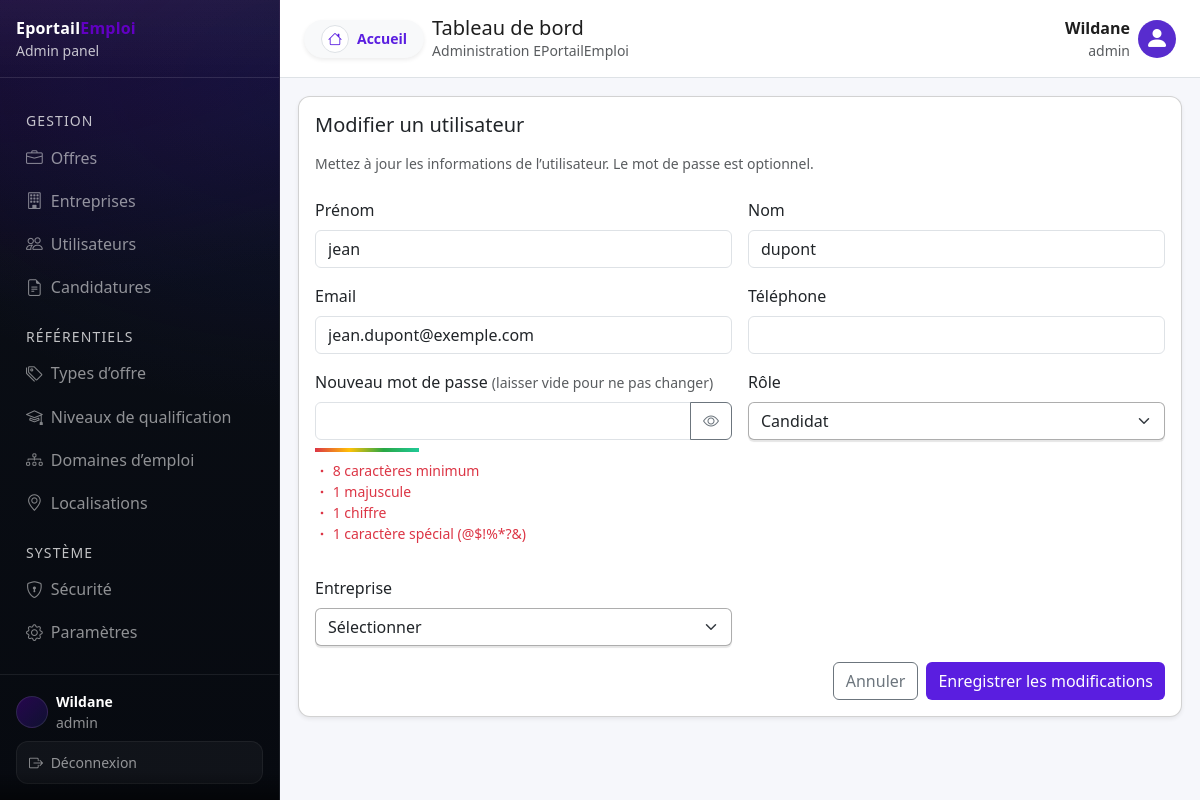
Page /admin/users/edit?id=1 (signed in) on the committed database.
### tables this page shows
CREATE TABLE IF NOT EXISTS `users` (
  `id` int NOT NULL AUTO_INCREMENT,
  `prenom` varchar(100) DEFAULT NULL,
  `nom` varchar(100) DEFAULT NULL,
  `email` varchar(150) NOT NULL,
  `mot_de_passe` varchar(255) NOT NULL,
  `telephone` varchar(30) DEFAULT NULL,
  `role` enum('candidat','recruteur','gestionnaire','admin') NOT NULL,
  `entreprise_id` int DEFAULT NULL,
  `date_creation` datetime DEFAULT CURRENT_TIMESTAMP,
  `dernier_acces` datetime DEFAULT NULL,
  PRIMARY KEY (`id`),
  UNIQUE KEY `email` (`email`),
  KEY `fk_users_entreprise` (`entreprise_id`)
);

### app/Modules/Auth/UserController.php (called while the page is built, shortened)
<?php
class UserController
{
    private function makeUserService(): UserService
    {
        $pdo  = Database::getConnection();
        $repo = new UserRepository($pdo);
        return new UserService($repo);
    }
    private function renderDashboard(string $view, array $params = []): void
    {
        extract($params);
        require __DIR__ . "/../../../views/users/{$view}.php";
        require __DIR__ . "/../../../views/layouts/dashboard.php";
    }
    public function editForm(): void
    {
        $id = (int)($_GET['id'] ?? 0);
        $service = $this->makeUserService();
        $user    = $service->getUser($id);
        $entreprises= $service->getAllEntreprises();
        $entreprisesData=$entreprises['data'] ?? [];
        $this->renderDashboard("edit", [
            "title" => "Modifier un utilisateur",
            "user"  => $user['data'],
            'entreprises' => $entreprisesData
        ]);
    }
}

### app/Core/Router.php (called while the page is built, shortened)
<?php
class Router
{
    private array $routes = [];
    public function get(string $path, string $action): void
    {
        $this->routes['GET'][$path] = $action;
    }
    public function post(string $path, string $action): void
    {
        $this->routes['POST'][$path] = $action;
    }
    public function run(): void
    {
        $method = $_SERVER['REQUEST_METHOD'] ?? 'GET';
        $uri    = $_SERVER['REQUEST_URI'] ?? '/';
        $path = parse_url($uri, PHP_URL_PATH) ?: '/';
        $action = $this->routes[$method][$path];
        [$class, $methodName] = explode('@', $action);
        $controller = new $class();
        $controller->$methodName();
    }
}

### public/index.php (called while the page is built, shortened)
<?php
$router = new Router();
$router->get('/', 'App\\Modules\\Home\\HomeController@index');
$router->get('/mentions-legales', 'App\\Modules\\Home\\HomeController@mentionsLegales');
$router->get('/contact', 'App\\Modules\\Home\\HomeController@contact');
$router->get('/centre-aide', 'App\\Modules\\Home\\HomeController@centreAide');
$router->get('/a-propos', 'App\\Modules\\Home\\HomeController@aPropos');
$router->get('/maintenance', 'App\\Modules\\Home\\HomeController@maintenance');
$router->get('/500', 'App\\Modules\\Home\\HomeController@error500');
$router->get('/login', 'App\\Modules\\Auth\\AuthController@showLogin');
$router->post('/login', 'App\\Modules\\Auth\\AuthController@login');
$router->get('/logout', 'App\\Modules\\Auth\\AuthController@logout');
$router->get('/register/candidat', 'App\\Modules\\Auth\\AuthController@showRegisterCandidat');
$router->post('/register/candidat', 'App\\Modules\\Auth\\AuthController@registerCandidat');
$router->get('/register/entreprise', 'App\\Modules\\Auth\\AuthController@showRegisterEntreprise');
$router->post('/register/entreprise', 'App\\Modules\\Auth\\AuthController@registerEntreprise');
$router->get('/password/forgot',       'App\\Modules\\Auth\\AuthController@showForgotPassword' );
$router->post('/password/forgot',       'App\\Modules\\Auth\\AuthController@ForgotPassword' );
$router->get('/password/reset',        'App\\Modules\\Auth\\AuthController@showResetPassword'  );
$router->post('/password/reset',       'App\\Modules\\Auth\\AuthController@resetPassword'      );
$router->get('/entreprises', 'App\\Modules\\Entreprise\\EntrepriseController@index');
$router->get('/entreprises/show', 'App\\Modules\\Entreprise\\EntrepriseController@show');
$router->get('/admin/entreprises', 'App\\Modules\\Entreprise\\EntrepriseController@adminIndex');
$router->get('/admin/entreprises/create', 'App\\Modules\\Entreprise\\EntrepriseController@createForm');
$router->post('/admin/entreprises/create', 'App\\Modules\\Entreprise\\EntrepriseController@create');
$router->get('/admin/entreprise/create', 'App\\Modules\\Entreprise\\EntrepriseController@createForm');
$router->post('/admin/entreprise/create', 'App\\Modules\\Entreprise\\EntrepriseController@create');
$router->get('/admin/entreprises/edit', 'App\\Modules\\Entreprise\\EntrepriseController@editForm');
$router->post('/admin/entreprises/edit', 'App\\Modules\\Entreprise\\EntrepriseController@update');
$router->post('/admin/entreprises/delete', 'App\\Modules\\Entreprise\\EntrepriseController@delete');
$router->get('/dashboard/entreprise/edit', 'App\\Modules\\Entreprise\\EntrepriseController@editForm');
$router->get('/admin/users', 'App\\Modules\\Auth\\UserController@adminIndex');
$router->get('/admin/users/create', 'App\\Modules\\Auth\\UserController@createForm');
$router->post('/admin/users/create', 'App\\Modules\\Auth\\UserController@create');
$router->get('/admin/users/edit', 'App\\Modules\\Auth\\UserController@editForm');
$router->post('/admin/users/edit', 'App\\Modules\\Auth\\UserController@update');
$router->post('/admin/users/delete', 'App\\Modules\\Auth\\UserController@delete');
$router->get('/dashboard/equipe', 'App\\Modules\\Auth\\UserController@gestionnaireIndex');
$router->get('/dashboard/equipe/create', 'App\\Modules\\Auth\\UserController@createForm');
$router->post('/dashboard/equipe/create', 'App\\Modules\\Auth\\UserController@create');
$router->get('/dashboard/equipe/edit', 'App\\Modules\\Auth\\UserController@editForm');
$router->post('/dashboard/equipe/edit', 'App\\Modules\\Auth\\UserController@update');
$router->post('/dashboard/equipe/delete', 'App\\Modules\\Auth\\UserController@delete');
$router->get('/dashboard/profil', 'App\\Modules\\Auth\\UserController@recruteurProfile');
$router->post('/dashboard/profil', 'App\\Modules\\Auth\\UserController@updateProfile');
$router->get('/offres', 'App\\Modules\\Offres\\OffresController@index');
$router->get('/offres/show', 'App\\Modules\\Offres\\OffresController@show');
$router->get('/offres/partial', 'App\\Modules\\Offres\\OffresController@publicPartial');
$router->get('/admin/offres', 'App\\Modules\\Offres\\OffresController@adminIndex');
$router->get('/admin/offres/create', 'App\\Modules\\Offres\\OffresController@createForm');
$router->post('/admin/offres/create', 'App\\Modules\\Offres\\OffresController@create');
$router->get('/admin/offres/edit', 'App\\Modules\\Offres\\OffresController@editForm');
$router->post('/admin/offres/edit', 'App\\Modules\\Offres\\OffresController@update');
$router->post('/admin/offres/delete', 'App\\Modules\\Offres\\OffresController@delete');
$router->get('/dashboard/offres', 'App\\Modules\\Offres\\OffresController@manageIndex');
$router->get('/dashboard/offres/create', 'App\\Modules\\Offres\\OffresController@createForm');
$router->post('/dashboard/offres/create', 'App\\Modules\\Offres\\OffresController@create');
$router->get('/dashboard/offres/edit', 'App\\Modules\\Offres\\OffresController@editForm');
$router->post('/dashboard/offres/edit', 'App\\Modules\\Offres\\OffresController@update');
$router->post('/dashboard/offres/delete', 'App\\Modules\\Offres\\OffresController@delete');
$router->get('/admin/offres/partial', 'App\\Modules\\Offres\\OffresController@adminPartial');
$router->get('/dashboard/offres/partial', 'App\\Modules\\Offres\\OffresController@managePartial');
$router->run();

### app/Modules/Auth/UserService.php (called while the page is built, shortened)
<?php
class UserService
{
    private UserRepository $repo;
    public function __construct(UserRepository $repo)
    {
        $this->repo = $repo;
    }
    public function getUser(int $id): array
    {
       $resultat = $this->repo->findUserById($id);
        return $resultat;
    }
}

### app/Modules/Auth/UserRepository.php (called while the page is built, shortened)
<?php
class UserRepository
{
    public function findUserById(int $id): ?array
    {
       try{
            $sql = "SELECT * FROM users WHERE id = :id LIMIT 1";
            $stmt = $this->pdo->prepare($sql);
            $stmt->bindParam(':id', $id, PDO::PARAM_INT);
            $stmt->execute();
            $user = $stmt->fetch(PDO::FETCH_ASSOC) ?: null;
            return ['success' => true , 'data' => $user ?: null];
        } catch (\PDOException $e) {
            return ['success' => false , 'error' => $e->getMessage(), 'code' => $e->getCode()];
        }
    }
}

### app/Core/Auth.php (called while the page is built, shortened)
<?php
class Auth
{
    public static function role(): ?string
    {
        return $_SESSION['user_role'] ?? null;
    }
}

### views/users/edit.php (the view, shortened to what this page needs)
<div class="card shadow-sm" style="border-radius: var(--radius-md);">
    <div class="card-body">
        <h1 class="h5 mb-3">Modifier un utilisateur</h1>
        <p class="text-muted small mb-4">
            Mettez à jour les informations de l’utilisateur. Le mot de passe est optionnel.
        </p>
        <form method="POST" action="/admin/users/update" class="row g-3" id="user-edit-form">
            <div class="col-md-6">
                <label for="prenom" class="form-label">Prénom</label>
                <input
                    type="text"
                    id="prenom"
                    name="prenom"
                    class="form-control"
                    value="<?= htmlspecialchars($user['prenom'] ?? '') ?>"
                    required
                >
            </div>
            <div class="col-md-6">
                <label for="nom" class="form-label">Nom</label>
                <input
                    type="text"
                    id="nom"
                    name="nom"
                    class="form-control"
                    value="<?= htmlspecialchars($user['nom'] ?? '') ?>"
                    required
                >
            </div>
            <div class="col-md-6">
                <label for="email" class="form-label">Email</label>
                <input
                    type="email"
                    id="email"
                    name="email"
                    class="form-control"
                    value="<?= htmlspecialchars($user['email'] ?? '') ?>"
                    required
                >
            </div>
            <div class="col-md-6">
                <label for="telephone" class="form-label">Téléphone</label>
                <input
                    type="text"
                    id="telephone"
                    name="telephone"
                    class="form-control"
                    value="<?= htmlspecialchars($user['telephone'] ?? '') ?>"
                    required
                >
            </div>
            <div class="col-md-6">
                <label for="mot_de_passe" class="form-label">
                    Nouveau mot de passe <span class="text-muted small">(laisser vide pour ne pas changer)</span>
                </label>
                <div class="input-group">
                    <input
                        type="mot_de_passe"
                        id="mot_de_passe"
                        name="mot_de_passe"
                        class="form-control"
                        autocomplete="new-password"
                    >
                    <button
                        type="button"
                        class="btn btn-outline-secondary toggle-password"
                        data-target="password"
                        aria-label="Afficher ou masquer le mot de passe"
                    >
                        <i class="bi bi-eye"></i>
                    </button>
                </div>
                <div class="password-strength mt-2">
                    <div class="strength-fill strength-0"></div>
                </div>
                <ul class="list-unstyled small mt-2">
                    <li class="check-item"><i class="bi bi-dot"></i> 8 caractères minimum</li>
                    <li class="check-item"><i class="bi bi-dot"></i> 1 majuscule</li>
                    <li class="check-item"><i class="bi bi-dot"></i> 1 chiffre</li>
                    <li class="check-item"><i class="bi bi-dot"></i> 1 caractère spécial (@$!%*?&)</li>
                </ul>
            </div>
            <div class="col-md-6">
                <label for="role" class="form-label">Rôle</label>
                <select id="role" name="role" class="form-select" required>
                    <?php
                        $currentRole = $user['role'] ?? '';
                        $connectedRole = Auth::role();
                    ?>
                    <?php if ($connectedRole === 'admin'): ?>
                        <option value="candidat"     <?= $currentRole === 'candidat' ? 'selected' : '' ?>>Candidat</option>
                    <?php endif; ?>
                </select>
            </div>
            <?php if (Auth::role() === 'admin'): ?>
            <div class="col-md-6">
                <label for="entreprise_id" class="form-label">Entreprise</label>
                <select id="entreprise_id" name="entreprise_id" class="form-select" >
                    <option value="">Sélectionner</option>
                </select>
            </div>
            <?php endif; ?>
                        <div class="col-12 d-flex justify-content-end gap-2 mt-3">
                            <a href="/admin/users" class="btn btn-outline-secondary">Annuler</a>
                            <button class="btn btn-primary">Enregistrer les modifications</button>
                        </div>
                    </form>
                </div>
            </div>

### public/assets/css/app.css (style rules this page uses)
:root { --navbar-height: 64px; }
body { font-family: system-ui, -apple-system, BlinkMacSystemFont, "Segoe UI", sans-serif; background-color: #f5f5f7; color: #1e1e1e; }
.btn-primary { background: var(--bs-primary); border: var(--bs-primary); }
.form-select { border: 1px solid #1e1e1e5d; box-shadow: 0 2px 1px rgba(0, 0, 0, 0.1); }
.password-strength .strength-fill { height: 4px; transition: all 0.3s; background: linear-gradient( 90deg, #dc3545 0%, #ffc107 33%, #28a745 66%, #20c997 100% ); }
.strength-0 { width: 25%; background: #dc3545; }
.check-item { color: #dc3545; }
.dash { background: #f6f7fb; }
:root { --dash-bg: #0b0f17; --dash-bg-2: #0f1623; --dash-border: rgba(255, 255, 255, 0.08); --dash-text: rgba(255, 255, 255, 0.86); --dash-muted: rgba(255, 255, 255, 0.55); --dash-accent: #6100c2; --dash-accent-2: #2c2cb1; --dash-radius: 14px; }
html, body { overflow-x: hidden; }

### public/assets/css/variables.css (style rules this page uses)
:root { --color-primary-purple: #5a1ee0; --color-primary-purple-dark: #3f0d73; --color-primary-purple-light: #6f42c1; --color-primary-white: #ffffff; --color-primary-black: #1e1e1e; --color-light: #f8f9fa; --color-dark: #212529; --color-secondary-purple: #582cce; --color-secondary-green: #61d683; --color-secondary-green-dark: #01a830; --color-secondary-green-light: #9cf3b4; --color-secondary-red: #f23b3e; --color-secondary-red-dark: #e9292c; --color-secondary-redlight: #f74c4f; --color-background-grey: #e2dede; --radius-lg: 16px; --radius-md: 12px; --radius-sm: 6px; --transition-fast: 0.2s ease-in-out; --bs-primary: var(--color-primary-purple); --bs-primary-rgb: 90, 30, 224; --bs-secondary: var(--color-secondary-purple); --bs-secondary-rgb: 88, 44, 206; --bs-dark: var(--color-primary-black); --bs-light: var(--color-primary-white); }

### rows in the picture
users: prenom "jean", nom "dupont", email "jean.dupont@exemple.com", role "Candidat"

### other values in the picture
$role "Admin"
$item['section'] "GESTION"
$label "Offres"
$label "Entreprises"
$label "Utilisateurs"
$label "Candidatures"
$item['section'] "RÉFÉRENTIELS"
$label "Types d’offre"
$label "Niveaux de qualification"
$label "Domaines d’emploi"
$label "Localisations"
$item['section'] "SYSTÈME"
$label "Sécurité"
$label "Paramètres"
$_SESSION['user_prenom'] "Wildane"
